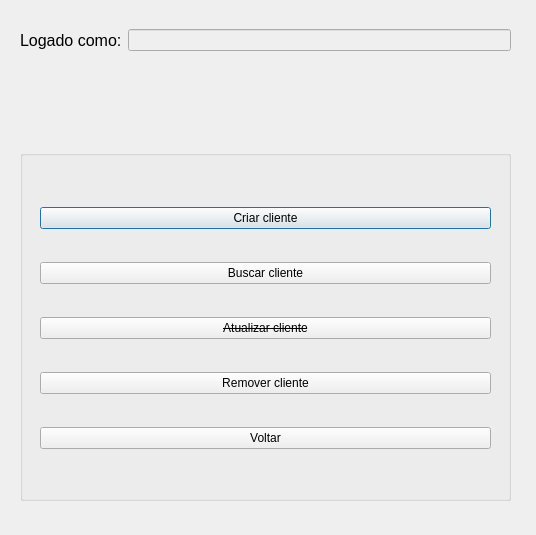
<?xml version="1.0" encoding="UTF-8"?>
<ui version="4.0">
 <class>ClientManagement</class>
 <widget class="QDialog" name="ClientManagement">
  <property name="geometry">
   <rect>
    <x>0</x>
    <y>0</y>
    <width>536</width>
    <height>535</height>
   </rect>
  </property>
  <property name="windowTitle">
   <string>Gestão de Clientes | Sistema de Controle de Comandas</string>
  </property>
  <widget class="QGroupBox" name="groupBox_clientManagement">
   <property name="geometry">
    <rect>
     <x>20</x>
     <y>150</y>
     <width>491</width>
     <height>351</height>
    </rect>
   </property>
   <property name="title">
    <string/>
   </property>
   <widget class="QWidget" name="layoutWidget_2">
    <property name="geometry">
     <rect>
      <x>20</x>
      <y>30</y>
      <width>451</width>
      <height>301</height>
     </rect>
    </property>
    <layout class="QVBoxLayout" name="verticalLayout_clientManagement">
     <item>
      <widget class="QPushButton" name="pushButton_createClient">
       <property name="text">
        <string>Criar cliente</string>
       </property>
      </widget>
     </item>
     <item>
      <widget class="QPushButton" name="pushButton_findClient">
       <property name="font">
        <font>
         <strikeout>false</strikeout>
        </font>
       </property>
       <property name="text">
        <string>Buscar cliente</string>
       </property>
      </widget>
     </item>
     <item>
      <widget class="QPushButton" name="pushButton_updateClient">
       <property name="font">
        <font>
         <strikeout>true</strikeout>
        </font>
       </property>
       <property name="text">
        <string>Atualizar cliente</string>
       </property>
      </widget>
     </item>
     <item>
      <widget class="QPushButton" name="pushButton_deleteClient">
       <property name="font">
        <font>
         <strikeout>false</strikeout>
        </font>
       </property>
       <property name="text">
        <string>Remover cliente</string>
       </property>
      </widget>
     </item>
     <item>
      <widget class="QPushButton" name="pushButton_backToDashboard">
       <property name="text">
        <string>Voltar</string>
       </property>
      </widget>
     </item>
    </layout>
   </widget>
  </widget>
  <widget class="QWidget" name="layoutWidget">
   <property name="geometry">
    <rect>
     <x>20</x>
     <y>20</y>
     <width>491</width>
     <height>41</height>
    </rect>
   </property>
   <layout class="QHBoxLayout" name="horizontalLayout_clientManagementLoggedAsUser">
    <item>
     <widget class="QLabel" name="label_loggedAsUser">
      <property name="font">
       <font>
        <pointsize>12</pointsize>
       </font>
      </property>
      <property name="text">
       <string>Logado como:</string>
      </property>
     </widget>
    </item>
    <item>
     <widget class="QLineEdit" name="lineEdit_loggedAsUser">
      <property name="enabled">
       <bool>false</bool>
      </property>
     </widget>
    </item>
   </layout>
  </widget>
 </widget>
 <resources/>
 <connections/>
</ui>
